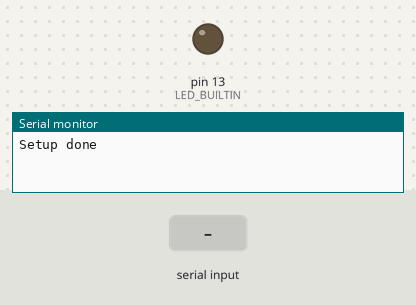
Recording of a sketch running on a simulated Arduino Uno, built with avr-gcc and run on an emulated ATmega328P. Parts: output pins drawn as LEDs (lit = HIGH), the last lines printed to the serial monitor. Inputs (shaded band) come from the test bench.

Above: at 1.2 s.
1.3 s: "1" received over the second serial link
At 2.2 s:
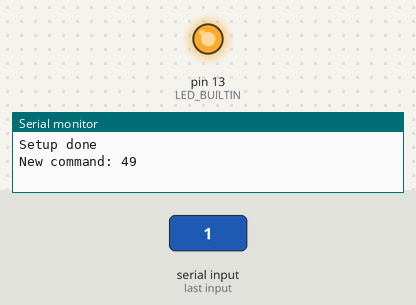
Timing chart, 0 to 4.3 s (numbered marks = the images above; inputs shaded):
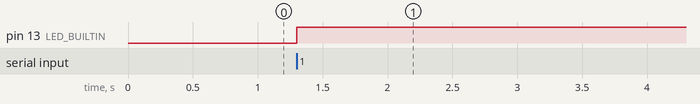

Measured:
- after the input at 1.3 s, pin 13 (LED_BUILTIN): LOW → HIGH at once

The sketch:

bt12_controller.ino
```cpp
// (licence header left out)
#include <Arduino.h>
#include <SoftwareSerial.h>

SoftwareSerial bt_serial(10, 11); // RX, TX

enum Commands {
  //
  // When movement buttons are released, this is sent
  // so we know to stop driving the motors.
  STOP = 0x0,
  FWD = 0x1,
  REV = 0x2,
  LEFT = 0x3,
  RIGHT = 0x4
};

Commands last_cmd = Commands::STOP;

void setup() {
  pinMode(LED_BUILTIN, OUTPUT);
  digitalWrite(LED_BUILTIN, LOW);
  Serial.begin(9600);
  bt_serial.begin(9600);
  Serial.println("Setup done");
}

void loop() {

  if(bt_serial.available() > 0){
    int cur_cmd = bt_serial.read();
    if (cur_cmd != last_cmd) {
      Serial.print("New command: ");
      Serial.println(cur_cmd);
      last_cmd = cur_cmd;
    }
  }

  switch(last_cmd) {
    case Commands::STOP:
      digitalWrite(LED_BUILTIN, LOW);
      break;
    case Commands::FWD:
      digitalWrite(LED_BUILTIN, HIGH);
      break;
    default:
      digitalWrite(LED_BUILTIN, HIGH);
      break;
  }
}
```
